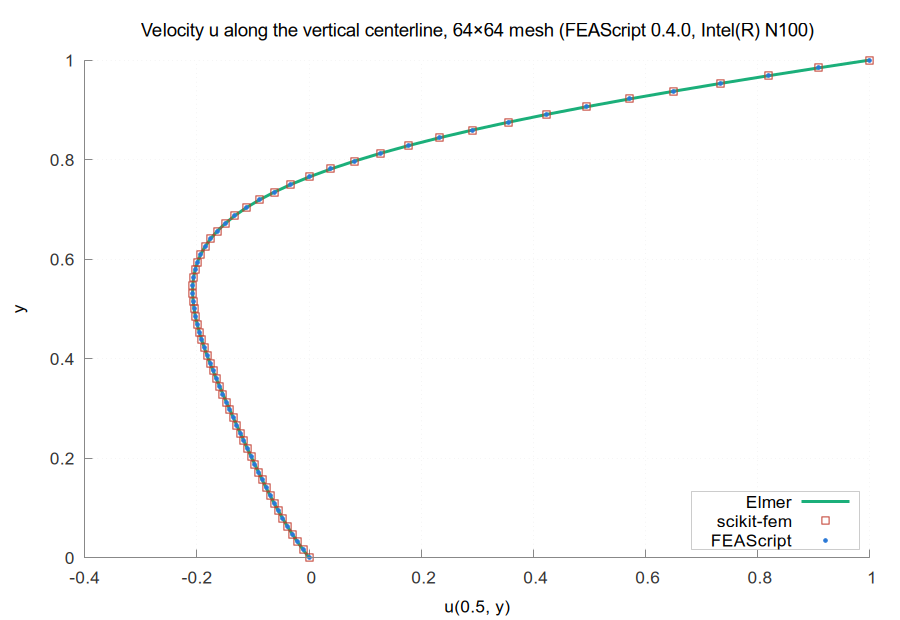

Write the gnuplot code that produced this figure.
set terminal pngcairo size 900,620 font 'Arial,13'
set border 3 lc rgb '#888888'; set tics nomirror tc rgb '#333333'
set grid lc rgb '#e6e6e6' lw 1; set key top left box lc rgb '#cccccc' opaque
set output 'centerline.png'
set title 'Velocity u along the vertical centerline, 64×64 mesh (FEAScript 0.4.0, Intel(R) N100)' font 'Arial,14'
set xlabel 'u(0.5, y)'; set ylabel 'y'; set yrange [0:1]; set key bottom right
plot '../../../../elmer/results/intel-n100/26.2/centerline_Elmer_UMFPACK_64x64.dat' u 2:1 w l lw 3 lc rgb '#1baf7a' t 'Elmer', \
     '../../../../scikit-fem/results/intel-n100/12.0.2/centerline_scikit_fem_SuperLU_64x64.dat' u 2:1 w p pt 4 ps 1.2 lc rgb '#c0392b' t 'scikit-fem', \
     '../../../../feascript/results/intel-n100/0.4.0/node/18.19.1/centerline_FEAScript_sparse_LU_64x64.dat' u 2:1 w p pt 7 ps 0.6 lc rgb '#2a78d6' t 'FEAScript'
